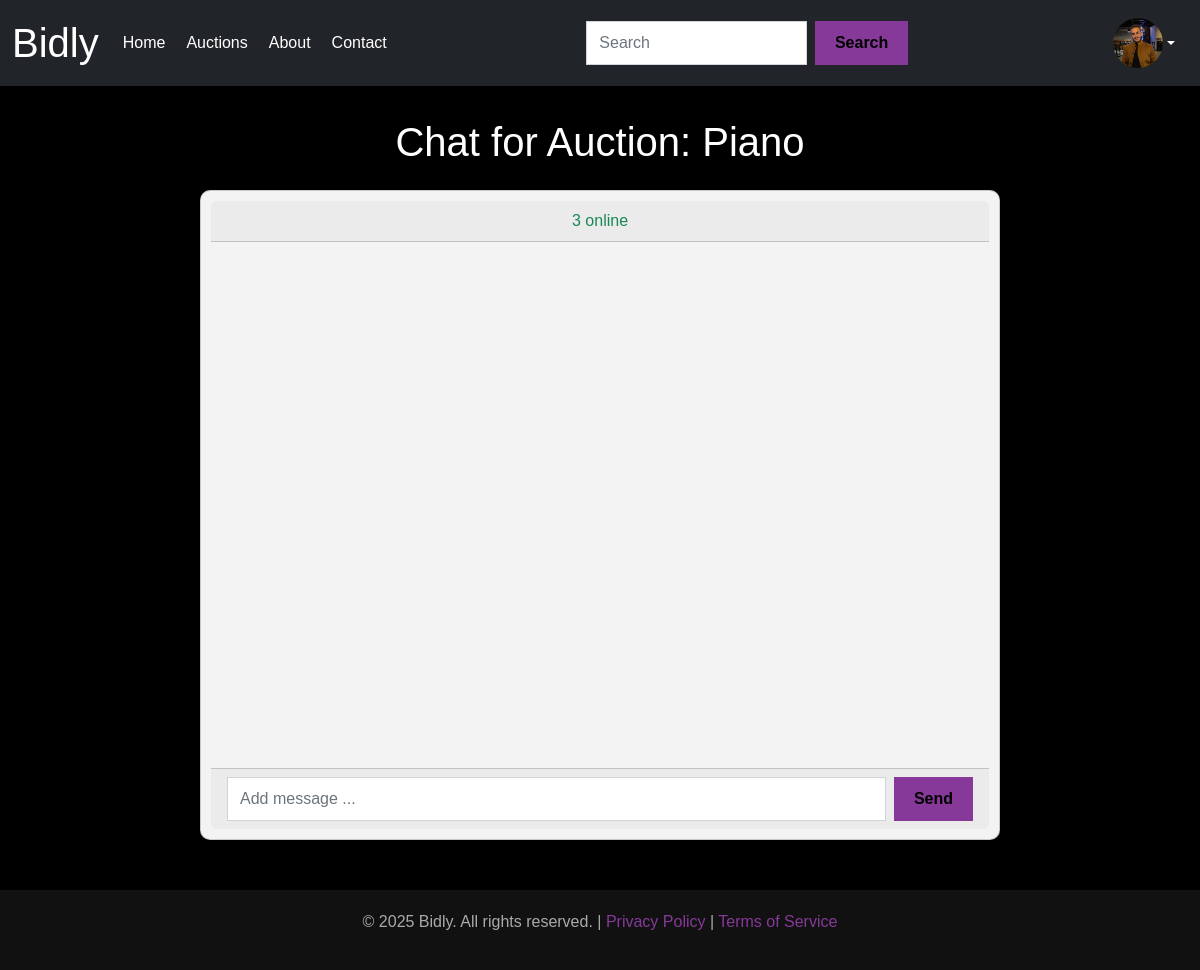
The page /chat/5/ (signed in) on the database as committed earlier.
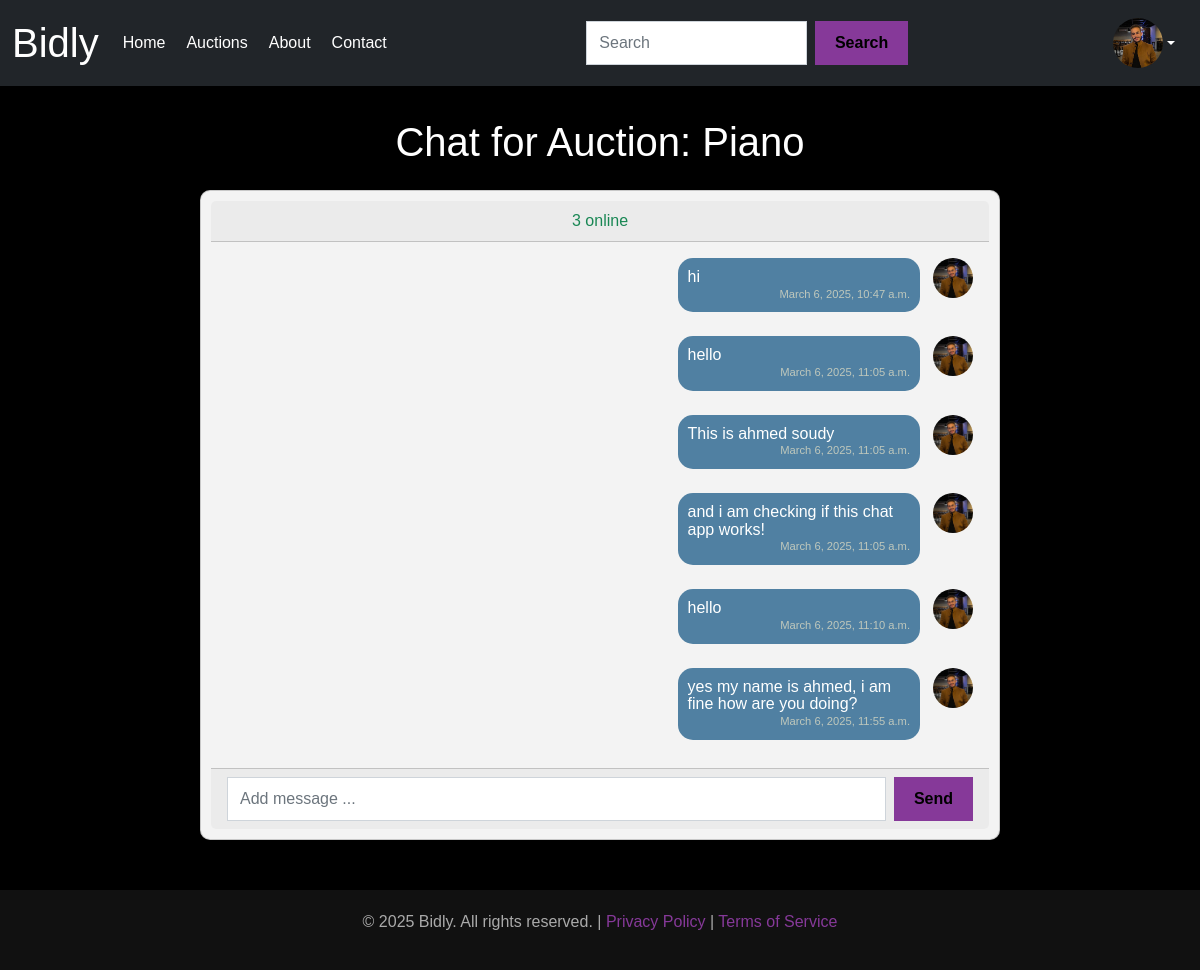
The same page on the database as committed later.
### users/models.py (models this page shows, shortened)
class CustomUser(AbstractUser):
    GENDER_CHOICES = [
        ('M','Male'),
        ('F','Female'),
    ]
    gender = models.CharField(max_length=1, choices=GENDER_CHOICES, blank=True, null=True)
    notify_me = models.BooleanField(default=False)  # Checkbox for email notifications
    profile_picture = models.ImageField(upload_to='profile_pictures/', blank=True, null=True)

### auctions/models.py (models this page shows)
class Auction(models.Model):
    title = models.CharField(max_length=255)
    description = models.TextField()
    starting_price = models.DecimalField(max_digits=10, decimal_places=2)
    current_price = models.DecimalField(max_digits=10, decimal_places=2, null=True, blank=True)
    created_by = models.ForeignKey(settings.AUTH_USER_MODEL, on_delete=models.CASCADE)
    created_at = models.DateTimeField(auto_now_add=True)
    image = models.ImageField(upload_to='auction_images/', blank=True, null=True)
    ends_at = models.DateTimeField()

### chat/models.py (models this page shows, shortened)
class ChatMessage(models.Model):
    auction = models.ForeignKey(Auction, on_delete=models.CASCADE)
    user = models.ForeignKey(settings.AUTH_USER_MODEL, on_delete=models.CASCADE)
    message = models.TextField(max_length=400)
    timestamp = models.DateTimeField(auto_now_add=True)
    class Meta:
        ordering = ['-timestamp']

### chat/views.py (the view)
# urls.py: path('chat/', include('chat.urls')),
def chat(request, auction_id):
    auction = get_object_or_404(Auction, id=auction_id)
    messages = ChatMessage.objects.filter(auction=auction).order_by('timestamp')
    if request.method == 'POST':
        message = request.POST.get('message')
        if message:
            print("The current message: ",message)
            ChatMessage.objects.create(auction=auction, user=request.user, message=message)
            return redirect('chat', auction_id=auction.id)  # Redirect to prevent form resubmission
    return render(request, 'chat.html', {'auction': auction, 'messages': messages})

### chat/templates/chat.html (shortened to what this page needs)
{% extends 'base.html' %}
{% load static %}
{% block content %}
<div class="container mt-5">
    <h1 class="text-center mb-4 text-white">Chat for Auction: {{ auction.title }}</h1>
    <div class="card chat-box text-white mx-auto" style="width: 800px; height: 650px;">
        <div class="card-header text-center text-success">
            <span id="online-count">3</span> online
        </div>
        <div class="card-body overflow-auto" style="height: 400px;">
            <ul class="list-unstyled">
                {% for message in messages %}
                <li class="d-flex mb-4 {% if message.user == request.user %}justify-content-end{% else %}justify-content-start{% endif %}">
                    {% if message.user == request.user %}
                        <div>
                            <div class="bg-success text-dark rounded p-2 d-inline-block" style="max-width: 75%;">
                                <div class="message-content">
                                <span>{{ message.message }}</span>
                                </div>
                                <small class="timestamp  d-block text-end">{{ message.timestamp }}</small>
                            </div>
                        </div>
                        <img class="rounded-circle ms-2" src="{{ message.user.profile_picture.url }}" alt="User" style="width: 40px; height: 40px;">
                    {% endif %}
                </li>
                {% endfor %}
            </ul>
        </div>
        <div class="card-footer">
            <form id="chat_message_form" method="POST" class="d-flex">
                <input type="text" name="message" class="form-control me-2" placeholder="Add message ..." maxlength="150" required>
                <button type="submit" class="btn btn-primary">Send</button>
            </form>
        </div>
    </div>
</div>
{% endblock %}

### auction_home/templates/base.html (shortened to what this page needs)
{% load static %}
<!DOCTYPE html>
<html lang="en">
<head>
    <link href="https://cdn.jsdelivr.net/npm/bootstrap@5.2.3/dist/css/bootstrap.min.css" rel="stylesheet">
</head>
<body>
<nav class="navbar navbar-expand-lg navbar-dark bg-dark fixed-top">
    <div class="container-fluid">
        <a class="navbar-brand fs-1" href="{% url 'home' %}">Bidly</a>
        <div class="collapse navbar-collapse" id="navbarSupportedContent">
            <ul class="navbar-nav me-auto mb-2 mb-lg-0">
                <li class="nav-item">
                    <a class="nav-link" href="{% url 'home' %}">Home</a>
                </li>
                <li class="nav-item">
                    {% if user.is_authenticated %}
                        <a class="nav-link" href="{% url 'auctions' %}">Auctions</a>
                    {% else %}
                        <a class="nav-link" href="#" onclick="alert('You need to log in first!');">Auctions</a>
                    {% endif %}
                </li>
                <li class="nav-item">
                    <a class="nav-link" href="{% url 'about' %}">About</a>
                </li>
                <li class="nav-item">
                    <a class="nav-link" href="{% url 'contact' %}">Contact</a>
                </li>
            </ul>
            <form class="d-flex mx-auto" role="search" style="width: 30%;">
                <input class="form-control me-2" type="search" placeholder="Search" aria-label="Search">
                <button class="btn btn-outline-dark" type="submit">Search</button>
            </form>
            <ul class="navbar-nav ms-auto mb-2 mb-lg-0">
                {% if user.is_authenticated %}
                    <li class="nav-item dropdown">
                        <a class="nav-link dropdown-toggle d-flex align-items-center" href="#" id="profileDropdown" role="button" data-bs-toggle="dropdown" aria-expanded="false">
                            {% if user.profile_picture %}
                                <img src="{{ user.profile_picture.url }}" alt="Profile Picture" class="rounded-circle" style="width: 50px; height: 50px; object-fit: cover;">
                            {% else %}
                                <img src="{% static 'images/default_pp.jpg' %}" alt="Default Profile Picture" class="rounded-circle" style="width: 50px; height: 50px; object-fit: cover;">
                            {% endif %}
                        </a>
                    </li>
                {% endif %}
            </ul>
        </div>
    </div>
</nav>
    <div class="container">
        {% block content %}{% endblock %}
    </div>
    <footer>
        <p>&copy; 2025 Bidly. All rights reserved. | <a href="#">Privacy Policy</a> | <a href="#">Terms of Service</a></p>
    </footer>
</body>
</html>

### auction_home/templates/base.html (style rules this page uses)
.card { background-color: #222; padding: 20px; border-radius: 10px; box-shadow: 0 4px 10px rgba(0, 0, 0, 0.5); text-align: center; width: 30%; }
.form-control, .btn { border-radius: 0; }
.btn { background-color: #863999; color: #000; font-weight: bold; border: none; padding: 10px 20px; transition: transform 0.3s ease, background-color 0.3s ease, color 0.3s ease; }
.btn { background-color: #863999; color: #000; font-weight: bold; border: none; padding: 10px 20px; transition: transform 0.3s ease, background-color 0.3s ease; }
body { background-color: #000; color: #fff; font-family: Arial, sans-serif; overflow-x: hidden; }
.navbar { background-color: #111; }
.navbar-brand, .nav-link { color: #fff !important; }
footer { text-align: center; padding: 20px; background-color: #111; color: #aaa; margin-top: 50px; }
footer a { color: #863999; text-decoration: none; }
.navbar-nav .nav-item { margin-right: 5px; }
.navbar-nav .nav-item img { margin-left: 10px; }

### chat/templates/chat.html (style rules this page uses)
body { padding-top: 70px; }
.chat-box { background-color: #f3f3f3; color: #000; border-radius: 10px; padding: 10px; }
.timestamp { font-size: 0.7rem; color: rgb(191, 199, 188); white-space: nowrap; }
.bg-success, .bg-light { word-wrap: break-word; }
.d-block { text-align: left; margin-left: 30px; }
.message-content { width: 25ch; font-size: 16px; text-align: left; line-height: 1.1; word-wrap: break-word; overflow-wrap: break-word; max-width: 40ch; }
.d-flex.justify-content-end img { margin-left: 2px; }
.d-flex.justify-content-end .bg-success { margin-right: 2px; }
.bg-success { background-color: #5080a2 !important; color: #fff !important; padding: 10px !important; border-radius: 15px !important; max-width: 100% !important; margin-right: 5px !important; }

Rows that differ between the two databases and show on the page:
added ChatMessage: message "hi", timestamp "March 6, 2025, 10:47 a.m.", user.profile_picture (picture)
added ChatMessage: message "hello", timestamp "March 6, 2025, 11:05 a.m.", user.profile_picture (picture)
added ChatMessage: message "This is ahmed soudy", timestamp "March 6, 2025, 11:05 a.m.", user.profile_picture (picture)
added ChatMessage: message "and i am checking if this chat app works!", timestamp "March 6, 2025, 11:05 a.m.", user.profile_picture (picture)
added ChatMessage: message "hello", timestamp "March 6, 2025, 11:10 a.m.", user.profile_picture (picture)
added ChatMessage: message "yes my name is ahmed, i am fine how are you doing?", timestamp "March 6, 2025, 11:55 a.m.", user.profile_picture (picture)
